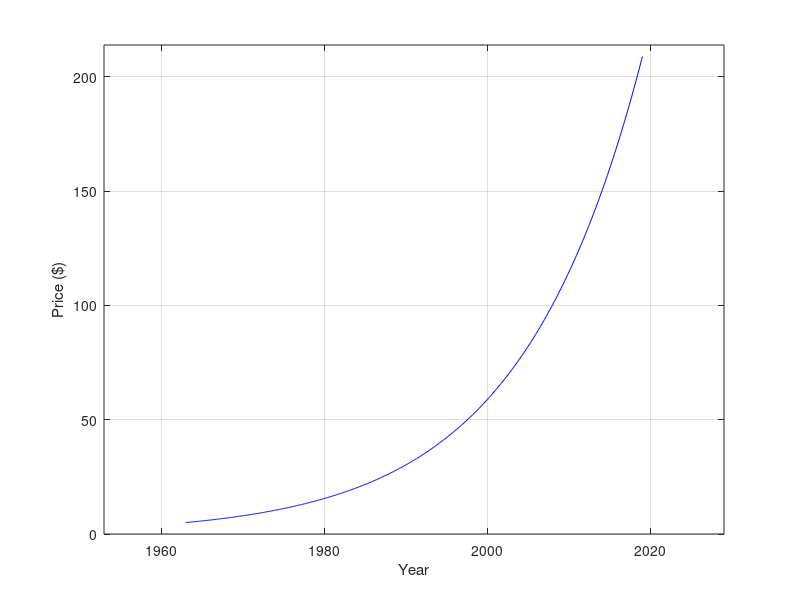

Write the MATLAB code that produced this figure.
clear all;
clc;


p0 = 5;
pf = 209;
t0 = 1963;
tf = 2019;

t = [1963:0.1:2019];
td = log2(pf/p0)/(tf-t0);
p = p0*2.^(td.*(t-t0));


%% Printing Image%%
width = 5;     % Width in inches
height = 3;    % Height in inches
alw = 0.75;    % AxesLineWidth
fsz = 14;      % Fontsize
lw = 1.5;      % LineWidth
msz = 8;       % MarkerSize

xmin = min(t);
xmax = max(t);
xbuffer = 10;

ymin = min(p);
ymax = max(p);
ybuffer = 5;

figure(1);
pos = get(gcf, 'Position');
ax = axes;
set(gcf, 'Position', [pos(1) pos(2) width*100, height*100]); %<- Set size
set(gca,'Fontname','CMU bright','Fontsize',fsz);
plot(t,p,'-b');
ylabel('Price ($)');
xlabel('Year');
%title('Maori Population vs Date');
grid on;
xlim([(xmin - xbuffer) (xmax + xbuffer)]);
ylim([(ymin-ybuffer) (ymax+ybuffer)]);
print(gcf,'vail_price.png','-dpng','-r300');